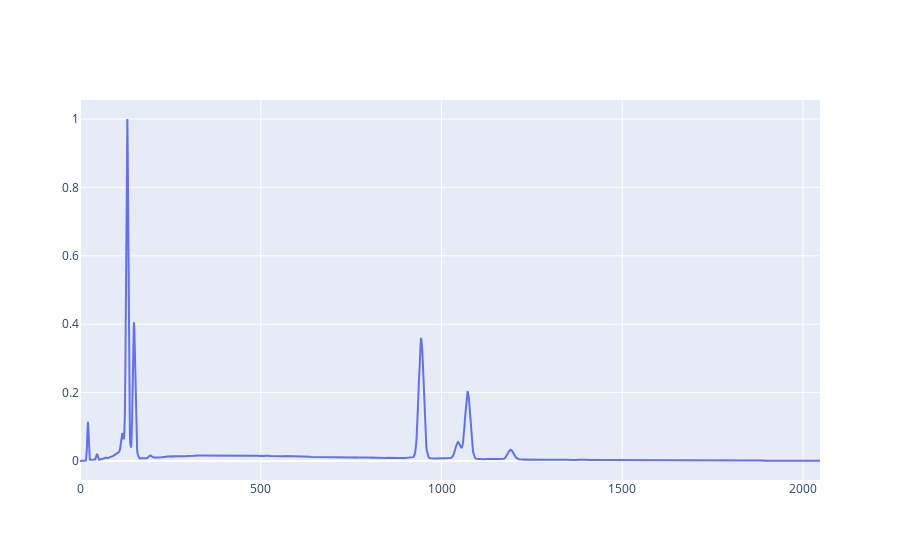

Write notebook code for a chart like this one.
### Code cell
fig_initial = go.Figure()
channels = list(range(0, len(ga30)))  # 2048
fig_initial.add_trace(go.Scatter(x=channels, y=ga30, name="Raw Data"))

### Figure 1 — Plotly figure (JSON) as saved in the notebook; plotly's stock layout.template omitted (floating-point values rounded to 4 significant figures; data arrays with more than 128 entries replaced by an {"elided": "..."} marker saying what was removed)
{"data": [{"name": "Raw Data", "type": "scatter", "x": {"elided": "2048 int values"}, "y": {"elided": "2048 float values"}}], "layout": {}}
